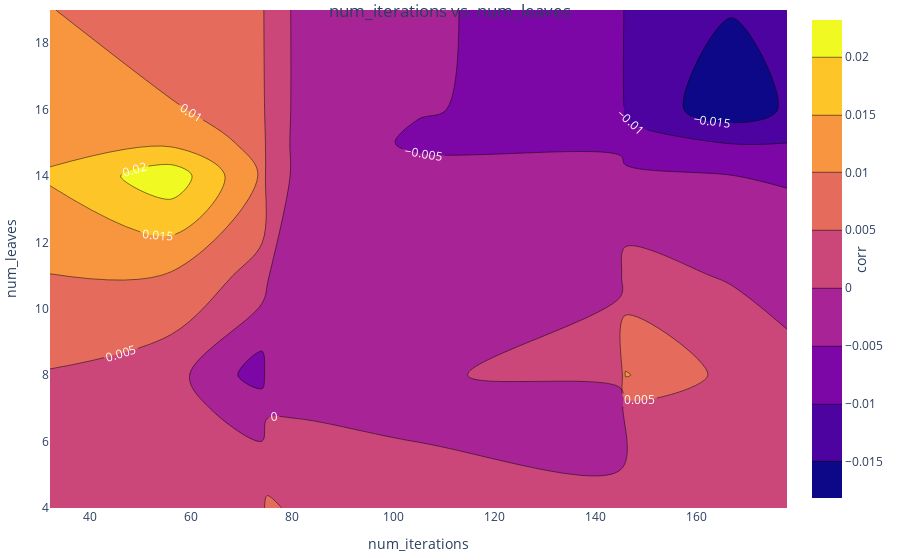

The code cell stored with this chart in its notebook:
### Markdown cell above
#### Contour plot
Features vs vs Objective Func

### Code cell
fig = go.Figure(
    data=go.Contour(
        z=trials_df["corr"],
        x=trials_df["num_iterations"],
        y=trials_df["num_leaves"],
        contours=dict(
            showlabels=True,  # show labels on contours
            labelfont=dict(size=12, color="white",),  # label font properties
        ),
        colorbar=dict(title="corr", titleside="right",),
        hovertemplate="corr: %{z}<br>num_iterations: %{x}<br>num_leaves: %{y}<extra></extra>",
    )
)

fig.update_layout(
    xaxis_title="num_iterations",
    yaxis_title="num_leaves",
    title={
        "text": "num_iterations vs. num_leaves",
        "xanchor": "center",
        "yanchor": "top",
        "x": 0.5,
    },
    margin=dict(l=10, r=10, t=10, b=10)
)

### Figure 1 — Plotly figure (JSON) as saved in the notebook; plotly's stock layout.template omitted (floating-point values rounded to 4 significant figures)
{"data": [{"autocontour": true, "colorbar": {"title": {"side": "right", "text": "corr"}}, "contours": {"end": 0.02, "labelfont": {"color": "white", "size": 12}, "showlabels": true, "size": 0.005, "start": -0.015}, "hovertemplate": "corr: %{z}<br>num_iterations: %{x}<br>num_leaves: %{y}<extra></extra>", "type": "contour", "x": [178, 105, 81, 32, 167, 74, 75, 56, 145, 146], "y": [19, 15, 11, 5, 16, 8, 4, 14, 7, 8], "z": [-0.0149, -0.005933, -0.002716, 0.0009193, -0.01816, -0.007513, 0.00663, 0.02319, -0.00268, 0.01034]}], "layout": {"autosize": true, "margin": {"b": 10, "l": 10, "r": 10, "t": 10}, "title": {"text": "num_iterations vs. num_leaves", "x": 0.5, "xanchor": "center", "yanchor": "top"}, "xaxis": {"autorange": true, "range": [32, 178], "title": {"text": "num_iterations"}, "type": "linear"}, "yaxis": {"autorange": true, "range": [4, 19], "title": {"text": "num_leaves"}, "type": "linear"}}}
